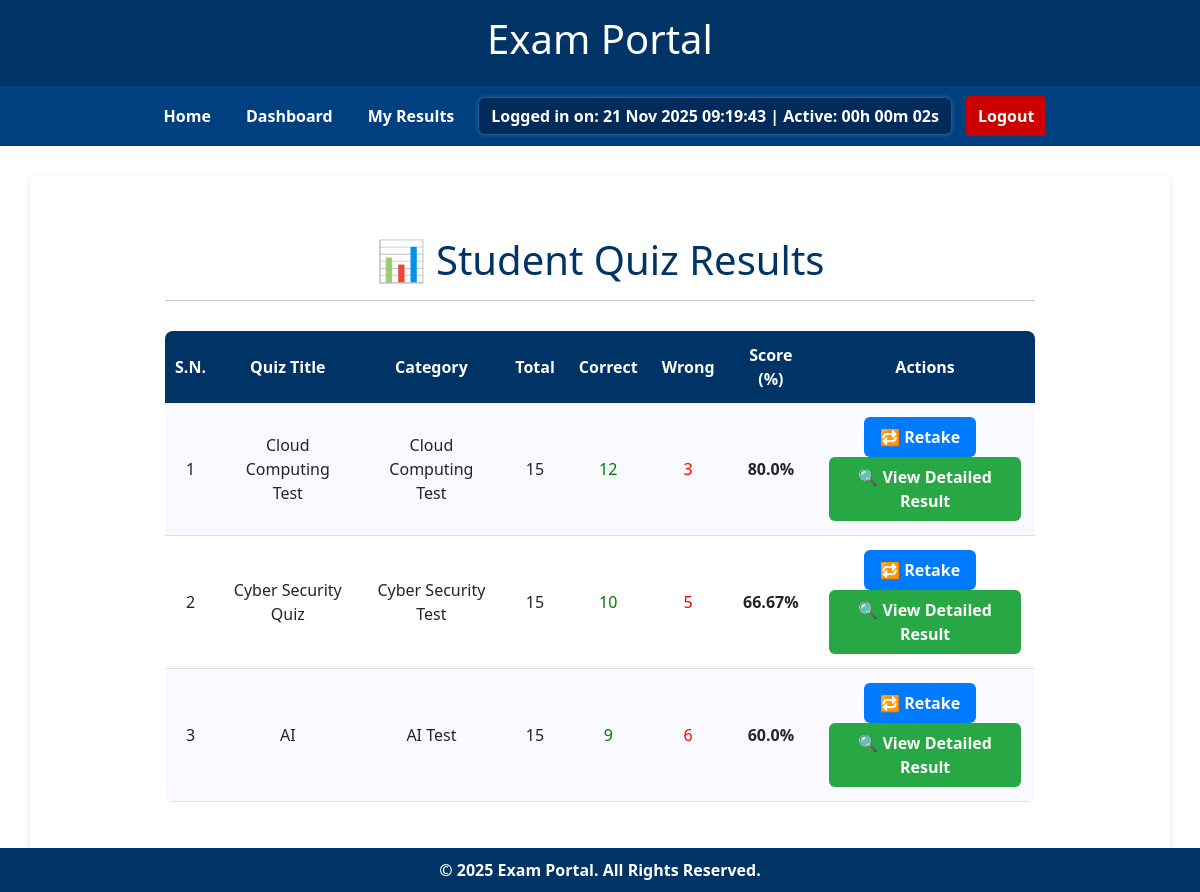
The page /view-results/ (signed in) on the database as committed earlier.
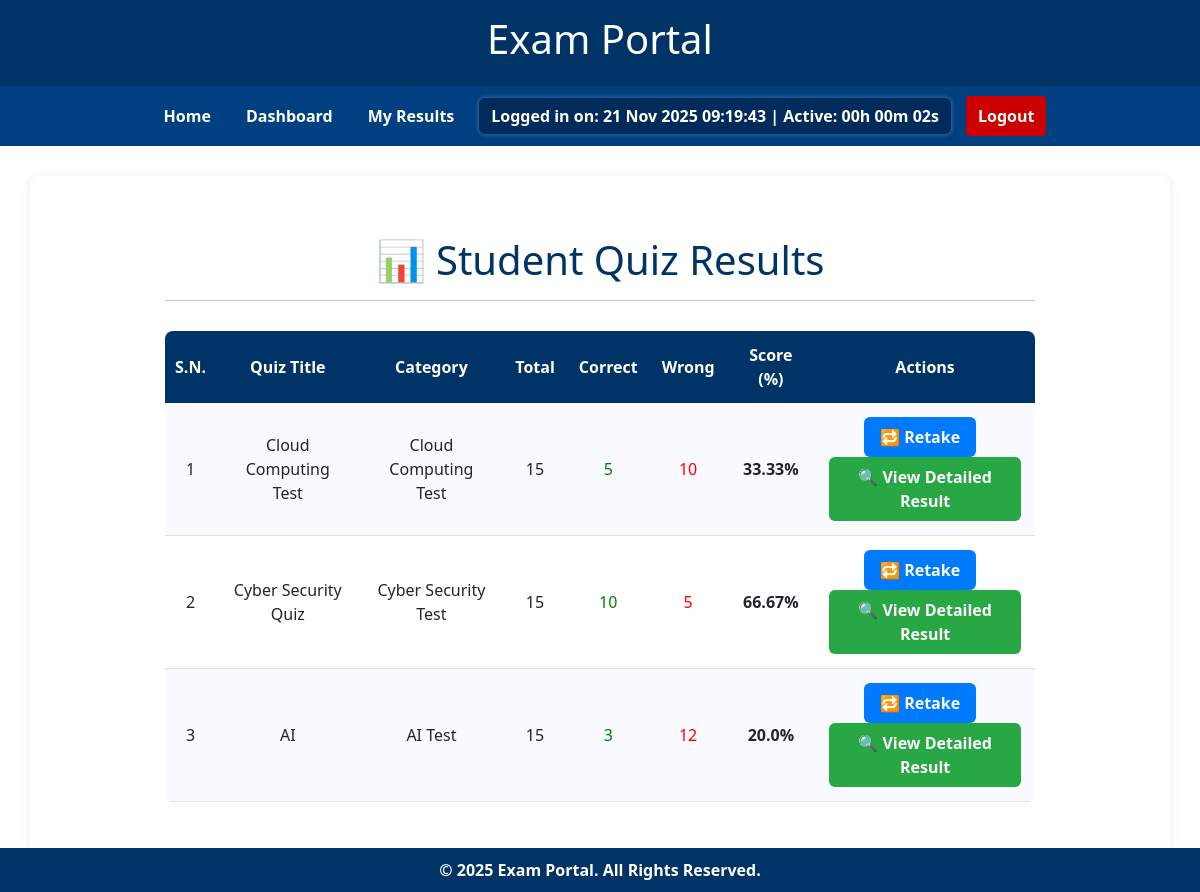
The same page on the database as committed later.
### mcq/models.py (models this page shows, shortened)
class Quiz(models.Model):
    category = models.ForeignKey(Category, on_delete=models.CASCADE)
    quiz_title = models.CharField(max_length=255)
    created_by = models.ForeignKey(User, on_delete=models.CASCADE)
    start_time = models.DateTimeField(null=True, blank=True)
    end_time = models.DateTimeField(null=True, blank=True)
    duration = models.IntegerField(help_text="Enter duration in minutes", null=True, blank=True)
    active = models.BooleanField(default=True)
    upload_file = models.FileField(upload_to="mcq_uploads/", null=True, blank=True)
    created_by = models.ForeignKey(User, on_delete=models.CASCADE)  # <— this is required

class Category(models.Model):
    name = models.CharField(max_length=255)
    description = models.TextField(blank=True, null=True)  # recently added

### mcq/views.py (the view)
# urls.py: path('view-results/', views.view_results, name='view_results'),
@login_required
def view_results(request):
    student = request.user
    quizzes = Quiz.objects.filter(
        questions__studentanswer__student=student
    ).distinct()
    quiz_results = []
    for quiz in quizzes:
        answers = StudentAnswer.objects.filter(
            student=student,
            question__quiz=quiz
        )
        total_questions = answers.count()
        correct_answers = answers.filter(is_correct=True).count()
        wrong_answers = total_questions - correct_answers
        score = round((correct_answers / total_questions) * 100, 2) if total_questions > 0 else 0
        quiz_results.append({
            'quiz': quiz,
            'total_questions': total_questions,
            'correct_answers': correct_answers,
            'wrong_answers': wrong_answers,
            'score': score
        })
    return render(request, 'mcq/student_results.html', {
        'quiz_results': quiz_results
    })

### mcq/templates/mcq/student_results.html (shortened to what this page needs)
{% extends 'base.html' %}
{% block content %}
<div style="max-width:950px; margin:auto; padding:40px;">
    <h1 style="text-align:center; color:#003366;">📊 Student Quiz Results</h1>
    <hr>
    {% if quiz_results %}
        <table style="
            width:100%;
            border-collapse:collapse;
            margin-top:30px;
            border-radius:8px;
            overflow:hidden;
        ">
            <thead>
                <tr style="background-color:#003366; color:white; text-align:center;">
                    <th style="padding:10px;">S.N.</th>
                    <th style="padding:12px;">Quiz Title</th>
                    <th style="padding:12px;">Category</th>
                    <th style="padding:12px;">Total</th>
                    <th style="padding:12px;">Correct</th>
                    <th style="padding:12px;">Wrong</th>
                    <th style="padding:12px;">Score (%)</th>
                    <th style="padding:12px;">Actions</th>
                </tr>
            </thead>
            <tbody>
                {% for result in quiz_results %}
                    <tr style="
                        text-align:center;
                        background-color:{% cycle '#f8faff' 'white' %};
                        border-bottom:1px solid #e0e0e0;
                    ">
                        <td style="padding:10px; text-align:center;">{{ forloop.counter }}</td>
                        <td style="padding:14px;">{{ result.quiz.quiz_title }}</td>
                        <td style="padding:14px;">{{ result.quiz.category.name }}</td>
                        <td style="padding:14px;">{{ result.total_questions }}</td>
                        <td style="color:green; padding:14px;">{{ result.correct_answers }}</td>
                        <td style="color:red; padding:14px;">{{ result.wrong_answers }}</td>
                        <td style="font-weight:bold; padding:14px;">{{ result.score }}%</td>
                        <td style="padding:14px;">
                            <a href="{% url 'attempt_quiz' result.quiz.id %}"
                            style="
                                display:inline-block;
                                background:#007bff;
                                color:white;
                                padding:8px 16px;
                                border-radius:6px;
                                font-weight:bold;
                                text-decoration:none;
                                transition:0.3s ease;
                                margin-right: 10px;     /* add space here */
                            "
                            onmouseover="this.style.background='#0056b3';"
                            onmouseout="this.style.background='#007bff';">
                            🔁 Retake
                            </a>
                            <a href="{% url 'quiz_detail_result' result.quiz.id %}"
                            style="
                                display:inline-block;
                                background:#28a745;
                                color:white;
                                padding:8px 14px;
                                border-radius:6px;
                                font-weight:bold;
                                text-decoration:none;
                                transition:0.3s ease;
                            "
                            onmouseover="this.style.background='#1e7e34';"
                            onmouseout="this.style.background='#28a745';">
                            🔍 View Detailed Result
                            </a>
                        </td>
                    </tr>
                {% endfor %}
            </tbody>
        </table>
    {% else %}
        <div style="text-align:center; padding:40px; color:#777;">
            <h3>📭 No quiz results found for you.</h3>
        </div>
    {% endif %}
</div>
{% endblock %}

Rows that differ between the two databases and show on the page:
changed Quiz "Cloud Computing Test": correct_answers "12" → "5"; wrong_answers "3" → "10"; score "80.0" → "33.33"
changed Quiz "AI": correct_answers "9" → "3"; wrong_answers "6" → "12"; score "60.0" → "20.0"
